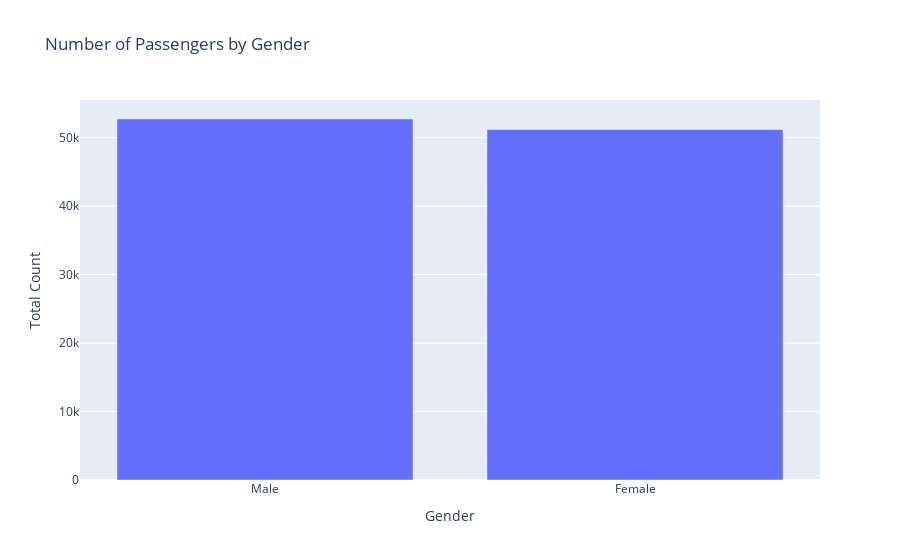

Notebook cell for this chart:
### Markdown cell above
Well, it's nothing to write home about yet but let's add another graph.  By adding another graph it will become more apparent how Dash can be used to created web based interactive dashboards.

### Code cell
gender_fig = px.bar(df,
                    x=df['Gender'].unique(),
                    y=df['Gender'].value_counts(),
                    labels={'x':'Gender', 'y':'Total Count'},
                    title="Number of Passengers by Gender"
                   )
gender_fig

### Figure 1 — Plotly figure (JSON) as saved in the notebook; plotly's stock layout.template omitted (floating-point values rounded to 4 significant figures)
{"data": [{"alignmentgroup": "True", "hovertemplate": "Gender=%{x}<br>Total Count=%{y}<extra></extra>", "legendgroup": "", "marker": {"color": "#636efa"}, "name": "", "offsetgroup": "", "orientation": "v", "showlegend": false, "textposition": "auto", "type": "bar", "x": ["Male", "Female"], "xaxis": "x", "y": [52727, 51177], "yaxis": "y"}], "layout": {"barmode": "relative", "legend": {"tracegroupgap": 0}, "title": {"text": "Number of Passengers by Gender"}, "xaxis": {"anchor": "y", "domain": [0, 1], "title": {"text": "Gender"}}, "yaxis": {"anchor": "x", "domain": [0, 1], "title": {"text": "Total Count"}}}}
